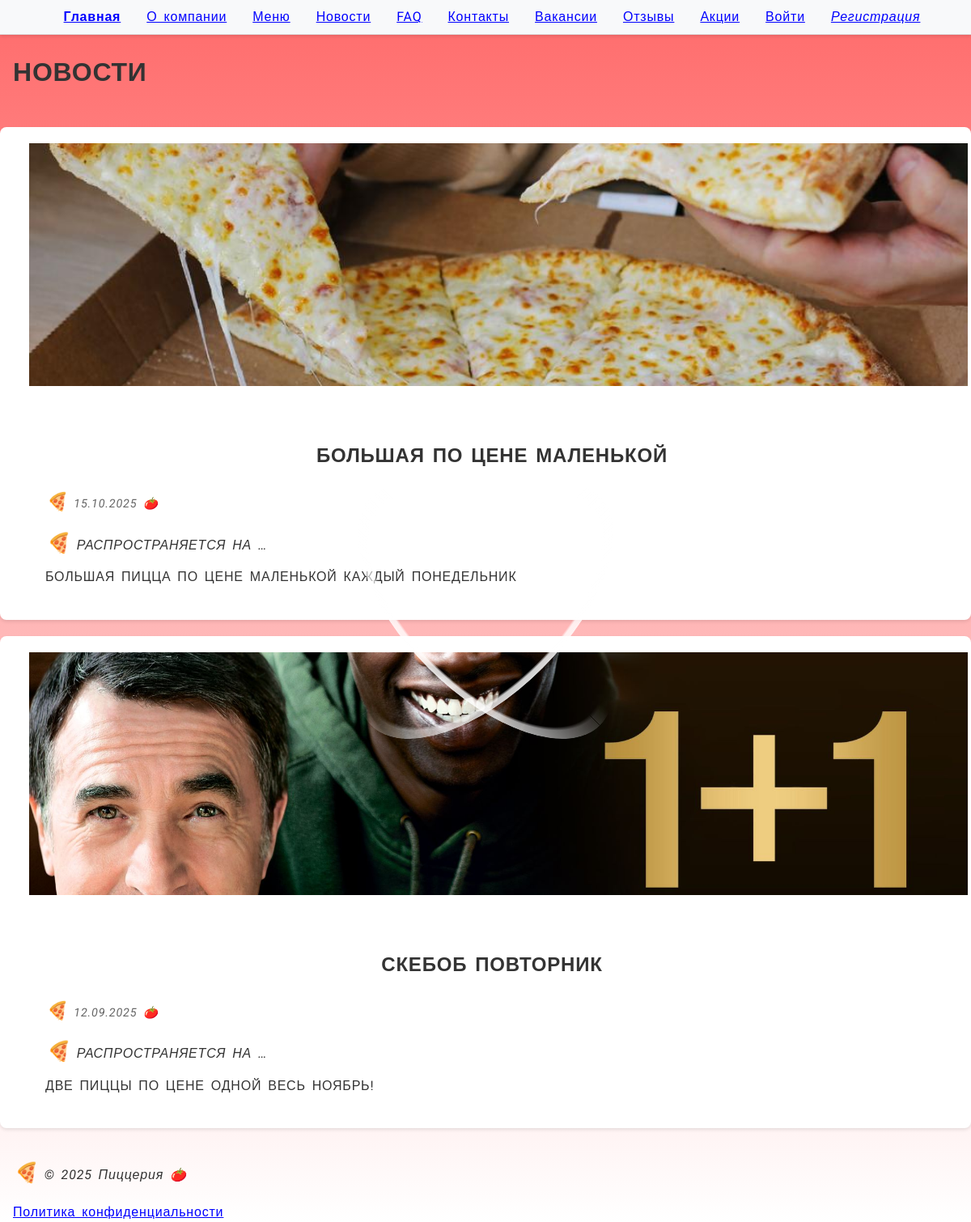
Page /news/ on the committed database.
### pizza/models.py (models this page shows, shortened)
class Article(models.Model):
    title = models.CharField(max_length=200)
    content = models.TextField()
    summary = models.TextField()
    image = models.ImageField(upload_to='articles/', null=True, blank=True)
    created_date = models.DateTimeField(auto_now_add=True)

### pizza/views.py (the view)
# urls.py: path('news/', views.ArticleListView.as_view(), name='news'),
class ArticleListView(ListView):
    model = Article
    template_name = 'pizza/news.html'
    context_object_name = 'articles'
    ordering = ['-created_date']

### pizza/templates/pizza/news.html (shortened to what this page needs)
{% extends 'pizza/base.html' %}
{% block content %}
<div class="container">
    <h1>Новости</h1>
    <div class="news-grid">
        {% for article in articles %}
        <div class="news-card">
            {% if article.image %}
            <img src="{{ article.image.url }}" alt="{{ article.title }}">
            {% endif %}
            <div class="news-content">
                <h2>{{ article.title }}</h2>
                <p class="news-date">{{ article.created_date|date:"d.m.Y" }}</p>
                <p class="news-summary">{{ article.summary }}</p>
                <div class="news-text">{{ article.content|truncatewords:50 }}</div>
            </div>
        </div>
        {% empty %}
        <p>Новостей пока нет</p>
        {% endfor %}
    </div>
</div>
{% endblock %}

### static/style.css (style rules this page uses)
body { font-family: 'Roboto', Arial, sans-serif; background: linear-gradient(to bottom, #ff6b6b, #ffffff); margin: 0; padding: 0; color: #333; line-height: 1.6; text-indent: 1em; word-spacing: 0.2em; letter-spacing: 0.05em; hyphens: auto; }
h1, h2, h3 { text-transform: uppercase; font-kerning: normal; font-variant: small-caps; }
p::first-letter { font-size: 150%; color: #ff6b6b; }
p::first-line { font-style: italic; }
p::before { content: "🍕 "; }
p::after { content: " 🍅"; }
@media (min-width: 1024px) { body { font-size: 16px; } }
.news-summary { overflow: hidden; text-overflow: ellipsis; white-space: nowrap; max-width: 300px; }
.news-card { padding: 20px; background: white; border-radius: 8px; box-shadow: 0 2px 4px rgba(0,0,0,0.1); }
h2 { color: #333; text-align: center; margin: 40px 0 20px; }

### pizza/templates/pizza/news.html (style rules this page uses)
.news-grid { display: grid; gap: 20px; padding: 20px 0; }
.news-card { background: white; border-radius: 8px; overflow: hidden; box-shadow: 0 2px 4px rgba(0,0,0,0.1); }
.news-card img { width: 100%; max-height: 300px; object-fit: cover; }
.news-content { padding: 20px; }
.news-date { color: #666; font-size: 0.9em; }
.news-summary { font-style: italic; margin: 10px 0; }

### rows in the picture
Article: image (picture), title "БОЛЬШАЯ ПО ЦЕНЕ МАЛЕНЬКОЙ", created_date "15.10.2025", summary "РАСПРОСТРАНЯЕТСЯ НА…", content "БОЛЬШАЯ ПИЦЦА ПО ЦЕНЕ МАЛЕНЬКОЙ КАЖДЫЙ ПОНЕДЕЛЬНИК"
Article: image (picture), title "СКЕБОБ ПОВТОРНИК", created_date "12.09.2025", summary "РАСПРОСТРАНЯЕТСЯ НА…", content "ДВЕ ПИЦЦЫ ПО ЦЕНЕ ОДНОЙ ВЕСЬ НОЯБРЬ!"
